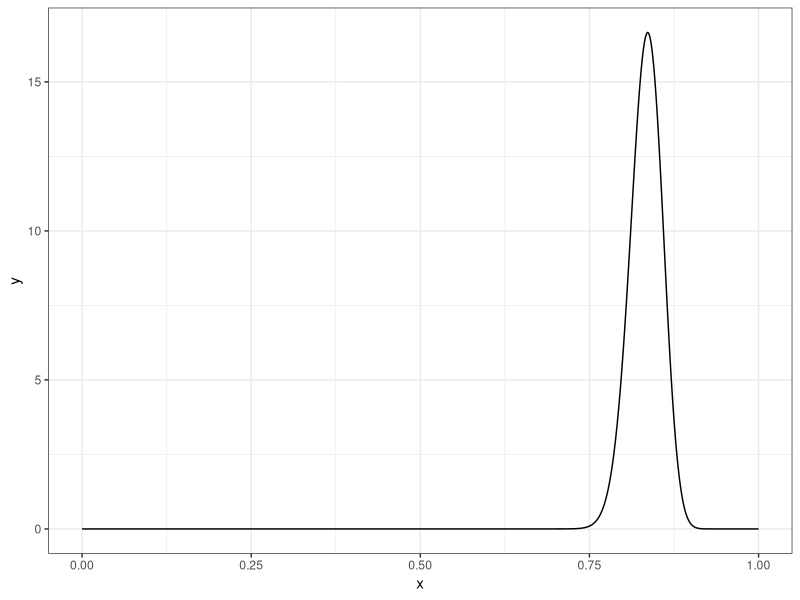
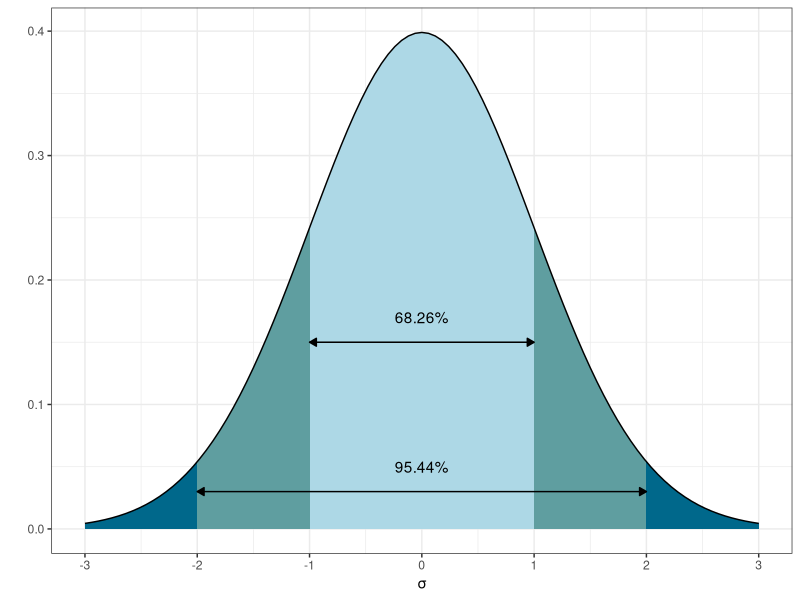
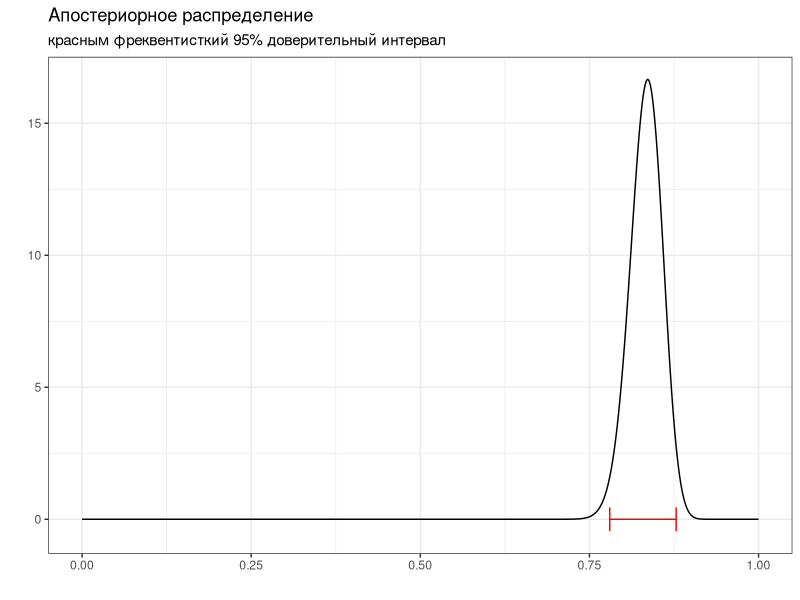
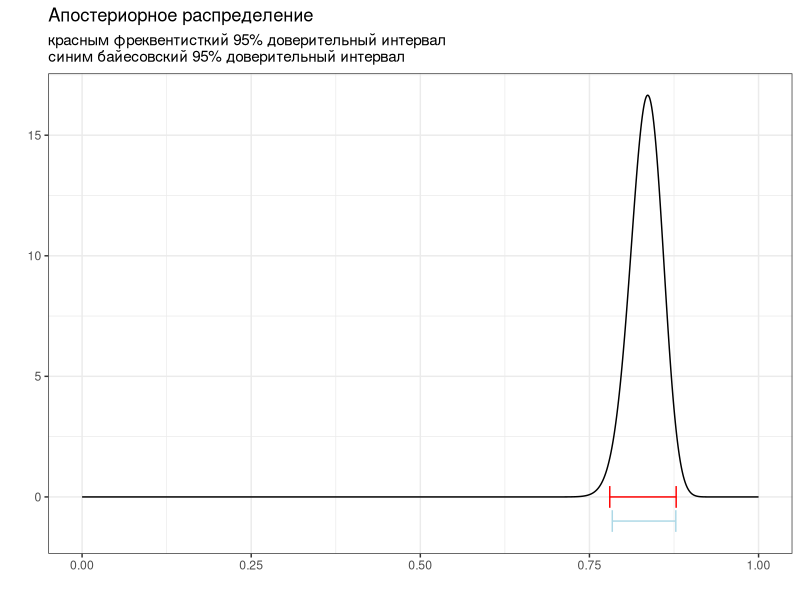

Generate these figures, in order, with R:
## ---- chunk 1
knitr::opts_chunk$set(message = FALSE, warning = FALSE, comment = "")
options(scipen=999)
library(tidyverse)
theme_set(theme_bw())
## ---- chunk 2
tibble(x = seq(0, 1, by = 0.001),
       y = dbeta(x, 108+92, 12+28)) %>% 
  ggplot(aes(x, y))+
  geom_line()
## ---- chunk 3
ggplot(data.frame(x = 0:1), aes(x)) + 
        stat_function(fun = dnorm, args = c(0, 1), geom = 'area', xlim = c(-3, 3), fill = 'deepskyblue4') + 
      stat_function(fun = dnorm, args = c(0, 1), geom = 'area', xlim = c(-2, 2), fill = 'cadetblue') + 
    stat_function(fun = dnorm, args = c(0, 1), geom = 'area', xlim = c(-1, 1), fill = 'lightblue') + 
    stat_function(fun = dnorm, args = c(0, 1), xlim = c(-3, 3))+
  geom_line(aes(y = c(0.15), x = c(-1, 1)), arrow = arrow(length=unit(0.2,"cm"), ends="both", type = "closed"))+
  geom_line(aes(y = c(0.03), x = c(-2, 2)), arrow = arrow(length=unit(0.2,"cm"), ends="both", type = "closed"))+
  annotate(geom = "text", x = 0, y = 0.17, label = "68.26%")+
  annotate(geom = "text", x = 0, y = 0.05, label = "95.44%")+
  scale_x_continuous(breaks = c(-3:3))+
  labs(y = "",
       x = "σ")
## ---- chunk 4
low_ci <- binom.test(x = 108+92, n = 108+92+12+28)$conf.int[1]
up_ci <-  binom.test(x = 108+92, n = 108+92+12+28)$conf.int[2]

tibble(x = seq(0, 1, by = 0.001),
       y = dbeta(x, 108+92, 12+28)) %>% 
  ggplot(aes(x, y))+
  geom_line()+
  annotate(geom = "errorbar", y = 0, xmin = low_ci, xmax = up_ci, color = "red")+
  labs(title = "Апостериорное распределение",
       subtitle = "красным фреквентисткий 95% доверительный интервал",
       x = "", y = "")
## ---- chunk 5
low_ci <- binom.test(x = 108+92, n = 108+92+12+28)$conf.int[1]
up_ci <-  binom.test(x = 108+92, n = 108+92+12+28)$conf.int[2]

cred_int_l <- qbeta(0.025, 108+92, 12+28)
cred_int_h <- qbeta(0.975, 108+92, 12+28)

tibble(x = seq(0, 1, by = 0.001),
       y = dbeta(x, 108+92, 12+28)) %>% 
  ggplot(aes(x, y))+
  geom_line()+
  annotate(geom = "errorbar", y = 0, xmin = low_ci, xmax = up_ci, color = "red")+
  annotate(geom = "errorbar", y = -1, xmin = cred_int_l, xmax = cred_int_h, color = "lightblue")+
  labs(title = "Апостериорное распределение",
       subtitle = "красным фреквентисткий 95% доверительный интервал\nсиним байесовский 95% доверительный интервал",
       x = "", y = "")
